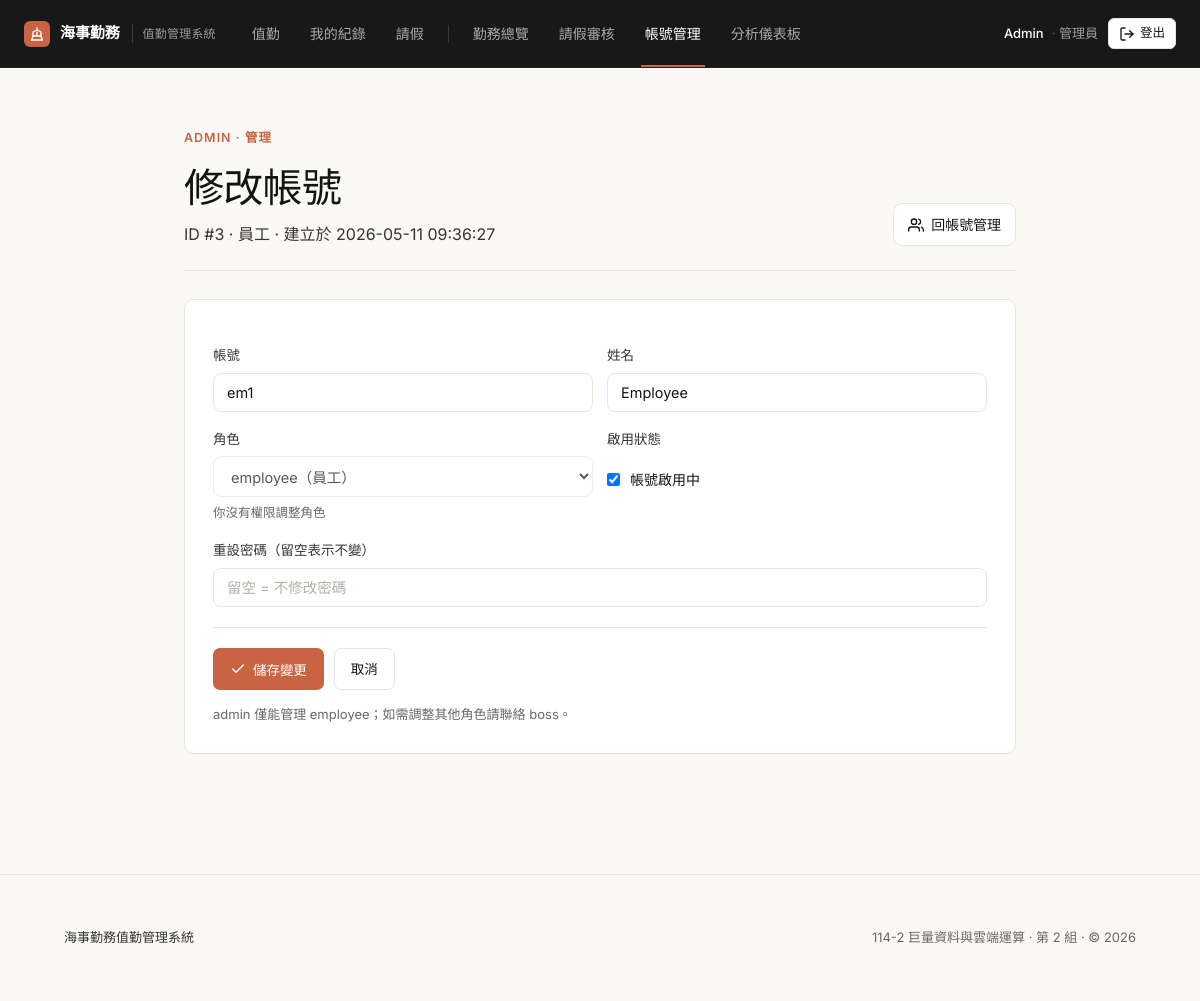
Page /admin_user_edit.php?uid=3 (signed in) on the committed database.
### tables this page shows
CREATE TABLE IF NOT EXISTS users (
  user_id INT AUTO_INCREMENT PRIMARY KEY,
  username VARCHAR(50) NOT NULL UNIQUE,
  password_hash VARCHAR(255) NOT NULL,
  full_name VARCHAR(100) NOT NULL,
  role ENUM('boss','admin','employee') NOT NULL DEFAULT 'employee',
  duty_position VARCHAR(20) NOT NULL DEFAULT '前甲板',
  is_active TINYINT(1) NOT NULL DEFAULT 1,
  created_at DATETIME NOT NULL DEFAULT CURRENT_TIMESTAMP
);

### admin_user_edit.php (the view, shortened to what this page needs)
<?php
require 'db.php';
require_once 'ui.php';
$my_role = $_SESSION['role'] ?? '';
$uid = (int)($_GET['uid'] ?? 0);
$stmt = $pdo->prepare("SELECT user_id, username, full_name, role, is_active, created_at FROM users WHERE user_id=? LIMIT 1");
$stmt->execute([$uid]);
$u = $stmt->fetch();
$can = can_manage_user($u['role'], (int)$u['user_id']);
?>
<!doctype html>
<html lang="zh-TW">
<head>
</head>
<body>
  <div class="wrap mid">
    <?php
    $actions = '<a class="btn ghost" href="admin_users.php">'.icon_svg('users').'回帳號管理</a>';
    ?>
    <div class="card">
      <form method="post">
        <fieldset <?= (!$can)?'disabled':'' ?> style="border:0;padding:0;margin:0;">
          <div class="row">
            <div>
              <label>帳號</label>
              <input name="username" value="<?= h($u['username']) ?>" placeholder="請輸入帳號" required>
            </div>
            <div>
              <label>姓名</label>
              <input name="full_name" value="<?= h($u['full_name']) ?>" placeholder="請輸入姓名" required>
            </div>
          </div>
          <div class="row">
            <div>
              <label>角色</label>
              <?php if($my_role==='boss'): ?>
                <select name="role">
                  <option value="boss"     <?= $u['role']==='boss'?'selected':'' ?>>boss（老闆）</option>
                  <option value="admin"    <?= $u['role']==='admin'?'selected':'' ?>>admin（管理員）</option>
                  <option value="employee" <?= $u['role']==='employee'?'selected':'' ?>>employee（員工）</option>
                </select>
              <?php else: ?>
                <select disabled>
                  <option selected>employee（員工）</option>
                </select>
                <div class="muted" style="margin-top:6px;font-size:12.5px;">你沒有權限調整角色</div>
              <?php endif; ?>
            </div>
            <div>
              <label>啟用狀態</label>
              <label class="check-label">
                <input type="checkbox" name="is_active" <?= ((int)$u['is_active']===1)?'checked':'' ?> style="width:auto;">
                <?= ((int)$u['is_active']===1) ? '帳號啟用中' : '帳號已停用' ?>
              </label>
            </div>
          </div>
          <label>重設密碼（留空表示不變）</label>
          <input name="newpw" type="password" placeholder="留空 = 不修改密碼">
          <div class="form-actions">
            <button class="btn primary" type="submit"><?= icon_svg('check') ?>儲存變更</button>
            <a class="btn ghost" href="admin_users.php">取消</a>
          </div>
          <?php if($my_role!=='boss'): ?>
            <div class="muted" style="margin-top:14px;font-size:13px;">admin 僅能管理 employee；如需調整其他角色請聯絡 boss。</div>
          <?php endif; ?>
        </fieldset>
      </form>
    </div>
  </div>
</body>
</html>

### style.css (style rules this page uses)
:root { --bg: #faf9f5; --bg-alt: #f1efe7; --text: #141413; --text-soft: #36352f; --muted: #6b6862; --line: #e8e5dc; --line-strong: #d2cec1; --card: #ffffff; --brand: #181818; --brand2: #2a2a2a; --brand_soft: #efeae1; --accent: #c96442; --accent2: #b5502f; --accent_soft: rgba(201,100,66,.10); --ok: #3a6b4a; --warn: #8a5a0c; --off: #6b6b6b; --bad: #a8341a; --info: #2a5a99; --font-serif: "Source Serif 4", "Source Serif Pro", "Noto Serif TC", "Charter", "Iowan Old Style", "PingFang TC", Georgia, serif; --font-sans: "Inter", system-ui, -apple-system, "Segoe UI", "Noto Sans TC", "PingFang TC", Roboto, Arial, sans-serif; --radius: 10px; --radius-sm: 6px; --shadow: none; --shadow-lg: 0 1px 2px rgba(20,15,5,.03), 0 8px 24px rgba(20,15,5,.04); }
* { box-sizing:border-box }
html { -webkit-font-smoothing: antialiased; -moz-osx-font-smoothing: grayscale; }
body { font-family: var(--font-sans); font-size: 15.5px; line-height: 1.65; color: var(--text); background: var(--bg); margin: 0; }
a { color: inherit; text-decoration: none; }
.wrap { max-width: 1120px; margin: 0 auto; padding: 24px 24px; }
.muted { color: var(--muted); font-size: 13.5px; }
.card { border: 1px solid var(--line); background: var(--card); border-radius: var(--radius); padding: 28px; margin-top: 20px; }
.btn { display: inline-flex; align-items: center; justify-content: center; gap: 7px; padding: 9px 16px; border: 1px solid rgba(255,255,255,.14); border-radius: 7px; background: transparent; text-decoration: none; cursor: pointer; font-size: 13.5px; font-weight: 500; letter-spacing: -0.05px; color: inherit; transition: background .15s ease, border-color .15s ease, color .15s ease; white-space: nowrap; }
.card .btn, .wrap .btn:not(.primary):not(.okfill):not(.danger):not(.ok) { border: 1px solid var(--line); background: var(--card); color: var(--text); }
.btn.primary { border-color: transparent; background: var(--accent); color: #fff; }
.btn.ghost { background: transparent; border-color: var(--line); color: var(--text); }
input, select, textarea { width: 100%; padding: 10px 13px; border: 1px solid var(--line); border-radius: 8px; font-size: 14.5px; font-family: inherit; background: #fff; color: var(--text); transition: border-color .12s, box-shadow .12s; }
input::placeholder, textarea::placeholder { color: #b5b0a3; }
label { display: block; font-size: 13.5px; color: var(--text-soft); margin-top: 16px; margin-bottom: 6px; font-weight: 500; letter-spacing: 0; }
.row { display: grid; grid-template-columns: 1fr 1fr; gap: 14px; }
.page-header .ph-actions .btn { padding: 9px 14px; font-size: 14px; border-radius: 9px; }
.wrap.mid { max-width: 880px; }
.form-actions { display: flex; gap: 10px; flex-wrap: wrap; margin-top: 20px; padding-top: 20px; border-top: 1px solid var(--line); }
.check-label { display: flex !important; gap: 10px; align-items: center; margin-top: 18px; font-size: 14px; font-weight: 400; color: var(--text); letter-spacing: 0; text-transform: none; }
.check-label input[type=checkbox] { width: auto; margin: 0; }

### rows in the picture
users: username "em1", full_name "Employee", is_active "☑"

### other values in the picture
$label "值勤 我的紀錄 請假 勤務總覽 請假審核 帳號管理 分析儀表板"
$name "Admin"
role_name($role) "管理員"
$eyebrow "ADMIN · 管理"
$title "修改帳號"
$subtitle "ID #3 · 員工 · 建立於 2026-05-11 09:36:27"
$y "2026"
